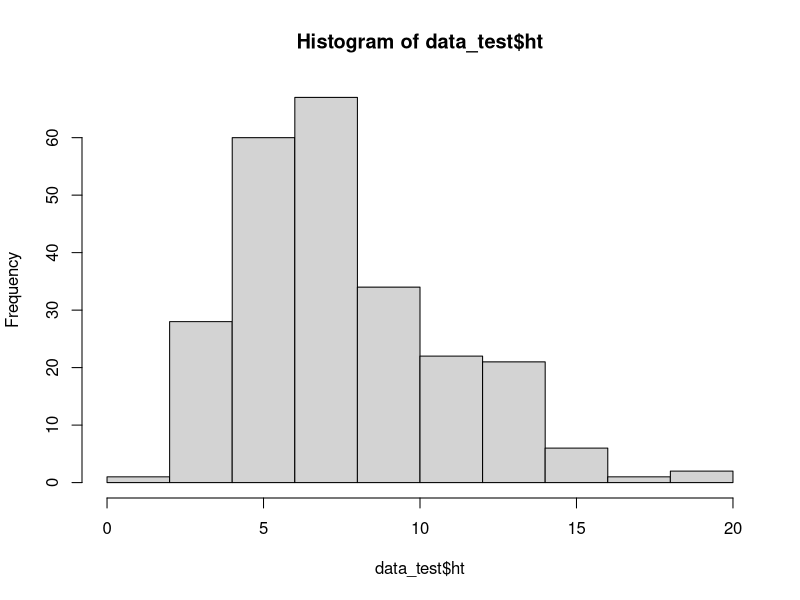
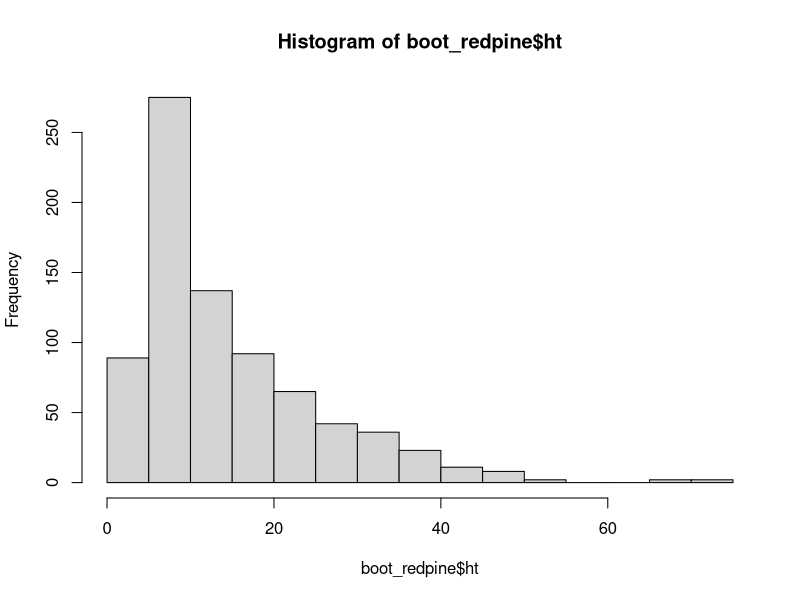
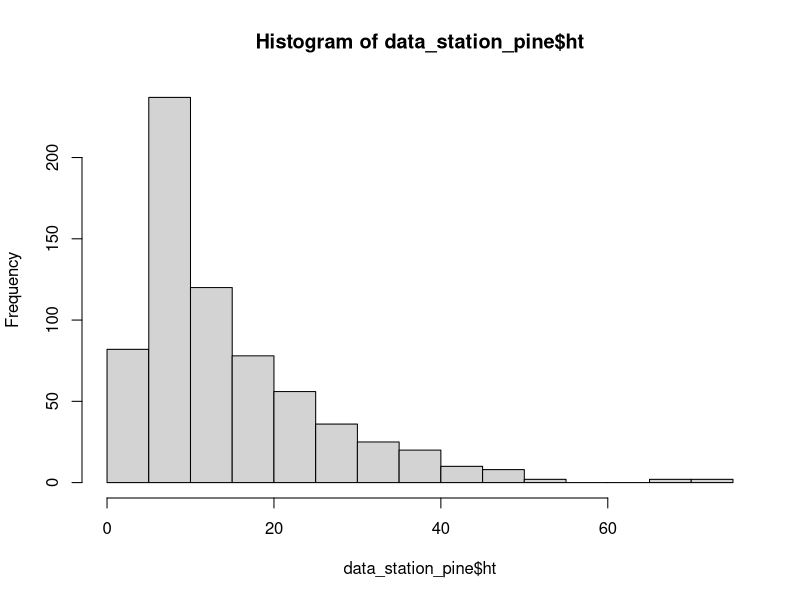
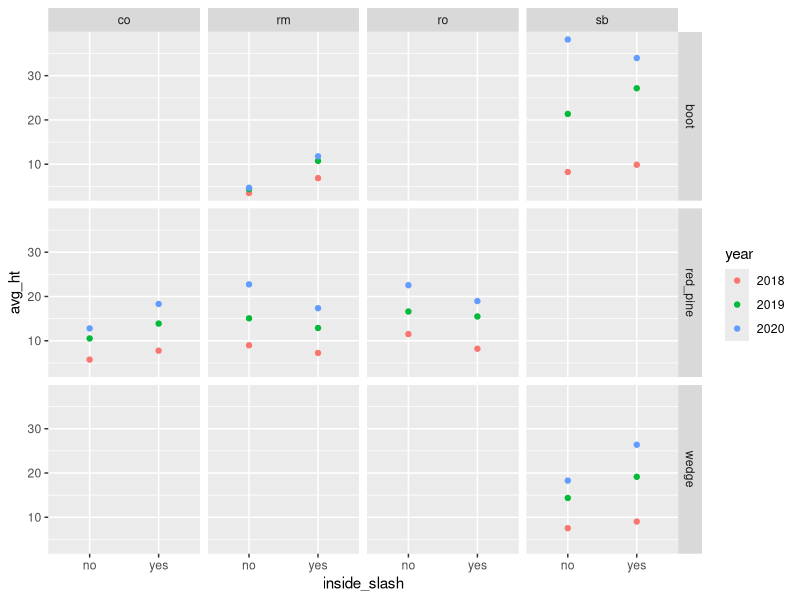
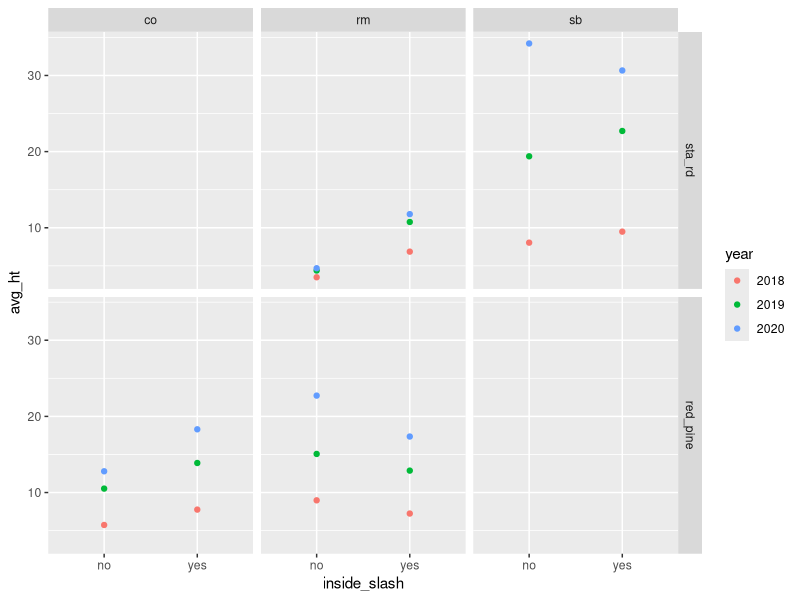
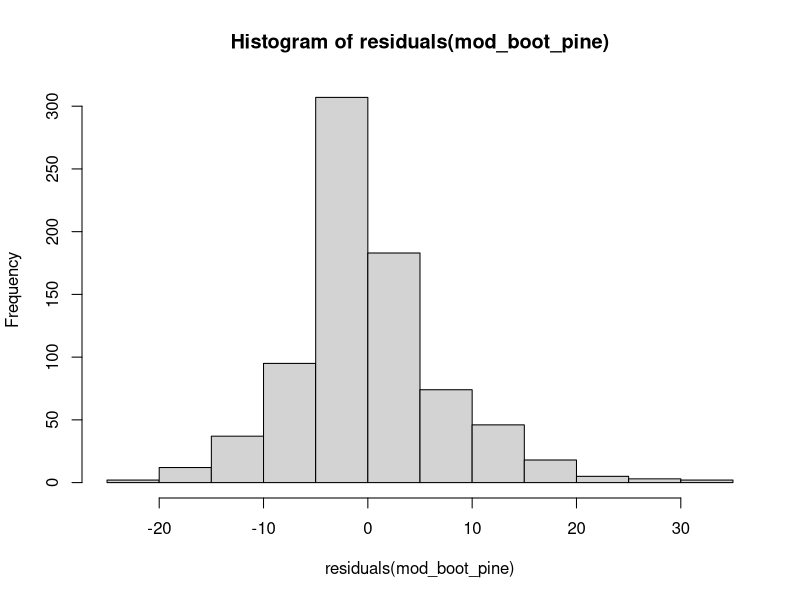
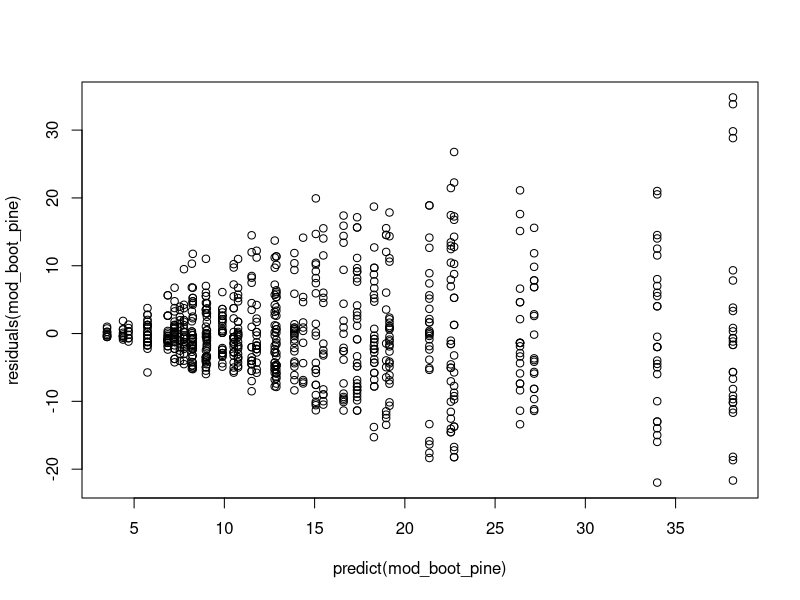
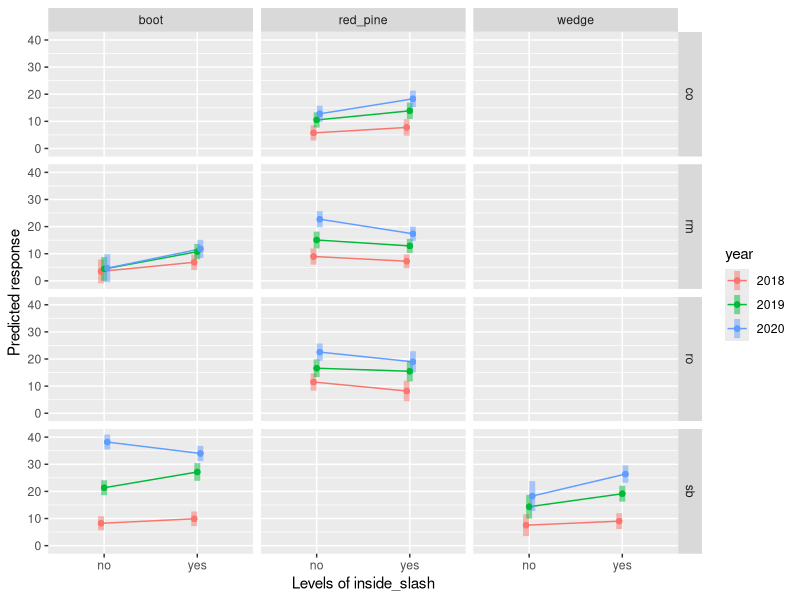

The R script that drew these images, in order: (Note: this script raises an error after producing the figures.)
## ---- chunk 1
knitr::opts_chunk$set(echo = TRUE)
## ---- chunk 2

library(tidyverse)
library(skimr)        ## install.packages("skimr")
library(readr)
#  dplyr is part of tidyverse -- library(dplyr)

#
#in console
#   str(df)
#   print(df, n=10)
#   
#   to make a df into tibble use x1 <- as_tibble(original_df)  
#   
#   dim(df) will show dimensions of the df
#   


## ---- chunk 3

library(readr)
data_boot_redpine <- read_csv("tidy_avid_short_2018-2020_boot_redpine.csv") #remove "_short"

boot_redpine <- data_boot_redpine %>% #Data Mike collected 2021 from Katie's 2018-2019 plots
    # the "_short" from the input/tidy r-code, retains <16.5 " to avoid stump sprouts
  mutate_at(
    vars(harvest, year, inside_slash, inside_fence, plot, species, tag, year),
    factor) %>% 
 #filter(issue != "1") %>%  variable "issue" was removed in the input/tidy file code
 mutate(inside_fence = recode(inside_fence, "YES" = "yes")) #old = new


data_sta_rd <- read_csv("tidy_avid_2018-2020_gasline.csv") %>% # From Mike's AVID data
  mutate_at(
    vars(harvest, year, inside_slash, inside_fence, plot, species, tag, year),
    factor) %>% 
  filter(!c(harvest == "gas_line")) %>% 
  filter(c(harvest == "sta_rd"))


data_station_pine <- bind_rows(data_sta_rd, boot_redpine) %>% 
  filter(harvest %in% c("sta_rd", "red_pine", "boot", "wedge")) %>% 
  filter(harvest != "sta_rd" & species != "sm") %>%  #no SM inside slash at sta_rd
  filter(harvest != "sta_rd" & species != "ro") %>%  #no RO inside slash at sta_rd
  mutate(
    harv_agg = harvest
  ) %>% 
   mutate(
    harv_agg = recode(harv_agg, "boot" = "sta_rd", "wedge" = "sta_rd")
  )

data_test <- data_station_pine %>% 
  filter(year == "2018")

hist(data_test$ht)

## ---- chunk 4

boot_redpine_summ <- boot_redpine %>% 
  mutate(
    ht_cm = ht * 2.54,
    basal_sqm = basal_area * 0.09290304
  ) %>% 
  filter(inside_fence == "no") %>% 
  mutate(inside_fence = NULL) %>% 
  group_by(harvest, species, inside_slash, year) %>% 
 summarize(
   n = n(),
   avg_ht = mean(ht),
   sd_ht = sd(ht),
   avg_basal = mean(basal_area),
   sd_basal = sd(basal_area),
   avg_ht_cm = mean(ht_cm),
   sd_ht_cm = sd(ht_cm),
   avg_basal_sqm = mean(basal_sqm),
   sd_basal_sqm = sd(basal_sqm),
   avg_grdCov = mean(ground_cov_pct),
   sd_grdCov = sd(ground_cov_pct),
   avg_subCov = mean(sub_cov_pct),
   sd_subCov = sd(sub_cov_pct),
   avg_canCov = mean(canopy_cov_pct),
   sd_canCov = sd(canopy_cov_pct)
  )

write_csv(boot_redpine_summ, "avid_boot_redpine_short_summary_data.csv")
 #
 #NOTE - boot_redpine does not have a fence treatment. That variable was removed
 #

  hist(boot_redpine$ht)
   

## ---- chunk 5

station_pine_summ <- data_station_pine %>% 
  mutate(
    ht_cm = ht * 2.54,
    basal_sqm = basal_area * 0.09290304
  ) %>% 
  filter(inside_fence == "no") %>% 
  mutate(inside_fence = NULL) %>% 
 group_by(harv_agg, species, inside_slash, year) %>% 
 summarize(
   n = n(),
   avg_ht = mean(ht),
   sd_ht = sd(ht),
   avg_basal = mean(basal_area),
   sd_basal = sd(basal_area),
   avg_ht_cm = mean(ht_cm),
   sd_ht_cm = sd(ht_cm),
   avg_basal_sqm = mean(basal_sqm),
   sd_basal_sqm = sd(basal_sqm),
   avg_grdCov = mean(ground_cov_pct),
   sd_grdCov = sd(ground_cov_pct),
   avg_subCov = mean(sub_cov_pct),
   sd_subCov = sd(sub_cov_pct),
   avg_canCov = mean(canopy_cov_pct),
   sd_canCov = sd(canopy_cov_pct)
  )

write_csv(station_pine_summ, "avid_station_pine_short_summary_data.csv")


#NOTE - boot_redpine does not have a fence treatment. That variable was removed


  hist(data_station_pine$ht)


## ---- chunk 6



boot_redpine_summ %>% 
  filter(species != "bc" & harvest != "sta_rd") %>% 
ggplot(aes(x=inside_slash, y = avg_ht, color=year)) +
  geom_point()+
  facet_grid(harvest ~ species)

station_pine_summ %>% 
  filter(species != "sm" ) %>% 
ggplot(aes(x=inside_slash, y = avg_ht, color=year)) +
  geom_point()+
  facet_grid(harv_agg ~ species)



## ---- chunk 7

#the "plot" below of predict(mymod) showed that the variability
#of height was low for small seedlings and increased with large seedlings.
#This is heteroscedasticity and common in ecological data. The typical fix is
#a log transformation 
#
#


mod_boot_pine <- lm(ht~inside_slash * harvest * species * year, 
            data=subset(boot_redpine))




#The original model was run without log transformation of "ht".   , species != "bc" & harvest != "sta_rd"
#The histogram of residuals was adequate, but the heteroscedasticity
#was prominently fanned. The model was thus rerun with log transformation

hist(residuals(mod_boot_pine))  #appears normally distributed

#a log transformation will the distribution of residuals more normal
#note the high and low x-axis values 


plot(predict(mod_boot_pine),residuals(mod_boot_pine)) #this tests heteroscedasticity
# there is a strong "fan" pattern. ht will be log transformed.
# log transformation wasn't effective at removing heteroscedasticity

summary(mod_boot_pine)
anova(mod_boot_pine)
library(emmeans)

#Estimated Marginal Means
emmeans(mod_boot_pine,~ inside_slash * harvest * species * year, type = "response")
#using type="response" reverse transforms log(ht)



#emmip = Estimate Marginal Means Interaction Plot
#No Fence vs. Yes Fence, and Without vs. With Slash Wall
emmip(mod_boot_pine, year ~ inside_slash | species + harvest, type = "response", CIs=TRUE)



#emmip = Estimate Marginal Means Interaction Plot
#No Fence vs. Yes Fence, and Without vs. With Slash Wall
emmip(mod_boot_pine, harvest ~ inside_slash | species + year, type = "response", CIs=TRUE)

#pairwise looks at responses of pairs of the variable after the ~
#pairwise "inside_fence" assesses if the fence matters by slash x species x year
emmeans(mod_boot_pine,pairwise ~ harvest | inside_slash * species * year, type = "response")


#pairwise "inside_slash" assesses if the slash matters by fence x species x year
emmeans(mod_boot_pine,pairwise ~ inside_slash | harvest * species * year, type = "response")

## ---- chunk 8

#the "plot" below of predict(mymod) showed that the variability
#of height was low for small seedlings and increased with large seedlings.
#This is heteroscedasticity and common in ecological data. The typical fix is
#a log transformation 
#
mod_station_pine <- lm(ht ~ inside_slash * harv_agg * species * year, 
            data=subset(data_station_pine))

hist(log(data_station_pine$ht))

#The original model was run without log transformation of "ht".
#The histogram of residuals was adequate, but the heteroscedasticity
#was prominently fanned. The model was thus rerun with log transformation

hist(residuals(mod_boot_pine))  #appears normally distributed

#a log transformation will the distribution of residuals more normal
#note the high and low x-axis values 


plot(predict(mod_boot_pine),residuals(mod_boot_pine)) #this tests heteroscedasticity
# there is a strong "fan" pattern. ht will be log transformed.
# log transformation created an error, perhaps too many NA

summary(mod_station_pine)
anova(mod_station_pine)
library(emmeans)

#Estimated Marginal Means
emmeans(mod_station_pine,~ inside_slash * harv_agg * species * year, type = "response")
#using type="response" reverse transforms log(ht)



#emmip = Estimate Marginal Means Interaction Plot
#No Fence vs. Yes Fence, and Without vs. With Slash Wall
emmip(mod_station_pine, year ~ inside_slash | species + harv_agg, type = "response", CIs=TRUE)



#emmip = Estimate Marginal Means Interaction Plot
#No Fence vs. Yes Fence, and Without vs. With Slash Wall
emmip(mod_station_pine, harv_agg ~ inside_slash | species + year, type = "response", CIs=TRUE)

#pairwise looks at responses of pairs of the variable after the ~
#pairwise "inside_fence" assesses if the fence matters by slash x species x year
emmeans(mod_station_pine,pairwise ~ harv_agg | inside_slash * species * year, type = "response")


#pairwise "inside_slash" assesses if the slash matters by fence x species x year
emmeans(mod_station_pine,pairwise ~ inside_slash | harv_agg * species * year, type = "response")

## ---- chunk 9

p <- ggplot(filter(avid2020, year == 2020),
      aes(x = basal_area, y = ht))
p + geom_point(aes(color=species))+ facet_grid(~inside_slash)


  
